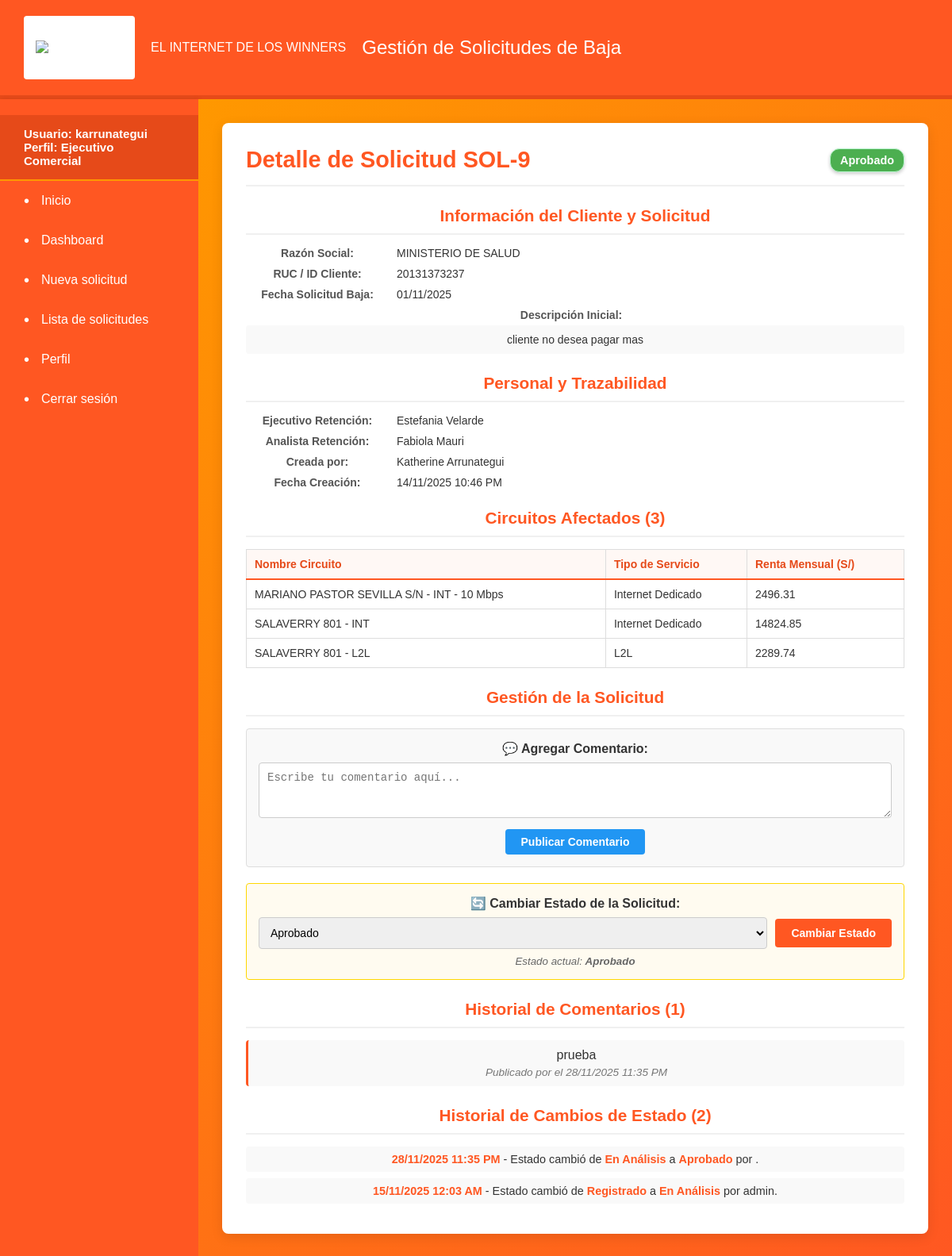
The page /solicitud/detalle/9/ (signed in) on the database as committed earlier.
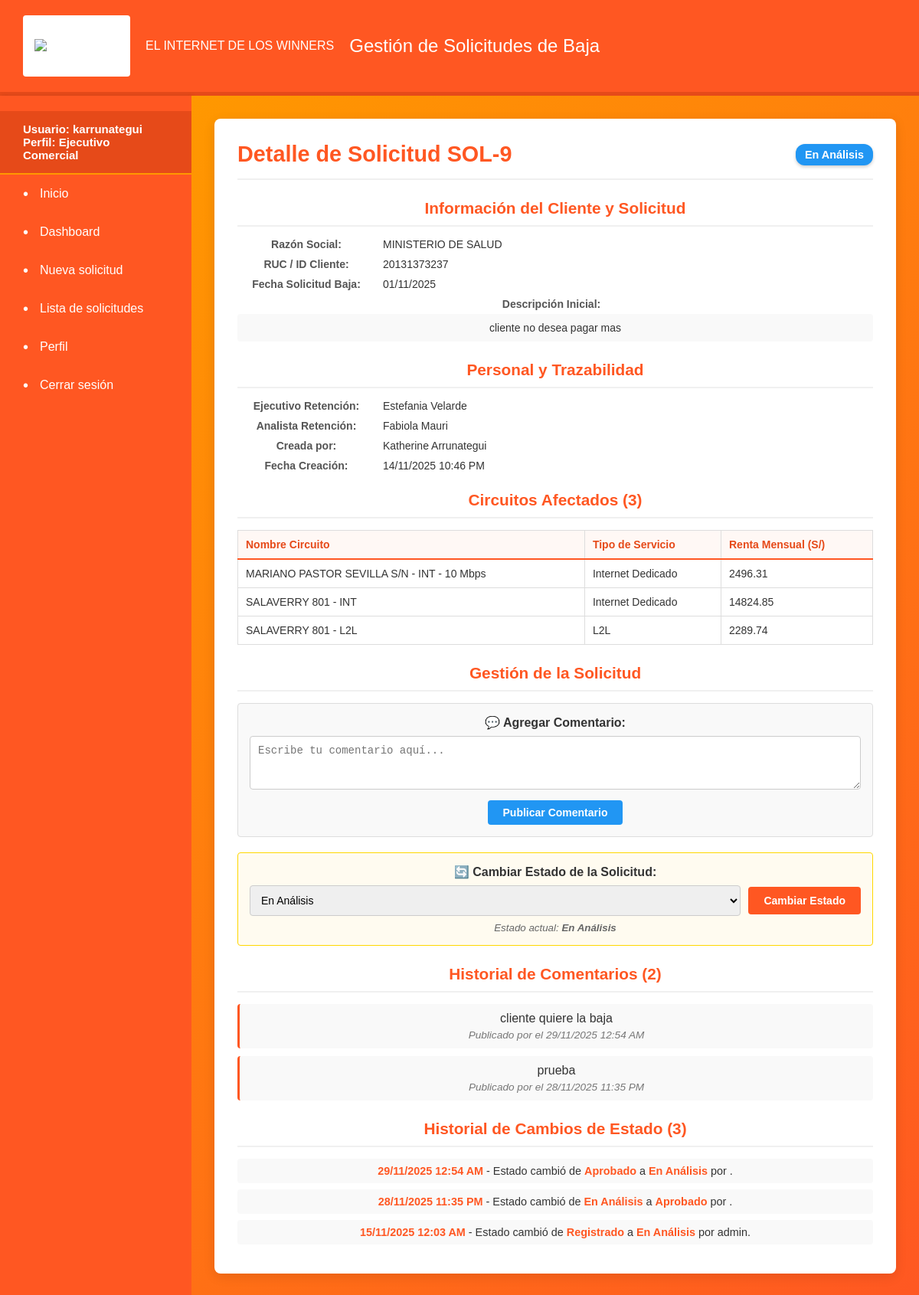
The same page on the database as committed later.
### portal_retenciones/models.py (models this page shows, shortened)
class Solicitud(models.Model):
    cliente = models.ForeignKey(Cliente, on_delete=models.PROTECT, null=False)
    ejecutivo = models.ForeignKey(EjecutivoRetencion, on_delete=models.PROTECT, null=False)
    analista = models.ForeignKey(AnalistaRetencion, on_delete=models.PROTECT, null=False)
    estado_actual = models.ForeignKey(EstadoAtencion, on_delete=models.PROTECT, null=False)
    nivel_aprobacion = models.ForeignKey(NivelAprobacion, on_delete=models.PROTECT, null=False)
    fecha_creacion = models.DateTimeField(auto_now_add=True)
    descripcion = models.TextField(null=True, blank=True)
    asignado_automaticamente = models.BooleanField(default=False)
    circuitos = models.ManyToManyField(Circuito, through='SolicitudCircuito')
    fecha_solicitud_baja = models.DateField(null=True, blank=True)
    usuario_creador = models.ForeignKey(
        User,
        on_delete=models.SET_NULL,
        null=True,
        blank=True,
        related_name="solicitudes_creadas"
    )
    class Meta:
        permissions = [
            ("can_view_menu", "Puede ver el menú de inicio (requerido para login)"),
            ("can_create_solicitud", "Puede acceder al formulario de Nueva Solicitud"),
            ("can_view_solicitud_list", "Puede acceder a la lista de Solicitudes"),
            ("can_view_personal", "Puede acceder a la lista de Personal Activo"),
            ("can_manage_personnel", "Puede gestionar la asignación de personal a roles"),
        ]

class EstadoAtencion(models.Model):
    nombre_estado = models.CharField(max_length=100, null=False)
    descripcion = models.TextField(null=True, blank=True)

class Circuito(models.Model):
    cliente = models.ForeignKey(Cliente, on_delete=models.CASCADE, null=False)
    nombre_circuito = models.CharField(max_length=100, null=False)
    tipo_servicio = models.CharField(max_length=10, null=True, blank=True)
    estado = models.CharField(max_length=20, default='Activo')
    renta_mensual = models.DecimalField(max_digits=12, decimal_places=2, null=False)
    fecha_creacion = models.DateTimeField(auto_now_add=True)

class Comentario(models.Model):
    solicitud = models.ForeignKey(Solicitud, on_delete=models.CASCADE, null=False)
    usuario = models.CharField(max_length=100, null=False)
    comentario = models.TextField(null=False)
    fecha_comentario = models.DateTimeField(auto_now_add=True)

class HistorialEstado(models.Model):
    solicitud = models.ForeignKey(Solicitud, on_delete=models.CASCADE, null=False)
    estado_anterior = models.ForeignKey(EstadoAtencion, related_name='+', on_delete=models.PROTECT, null=False)
    estado_nuevo = models.ForeignKey(EstadoAtencion, related_name='+', on_delete=models.PROTECT, null=False)
    fecha_cambio = models.DateTimeField(auto_now_add=True)
    usuario_cambio = models.CharField(max_length=100, null=False)

class Cliente(models.Model):
    ruc = models.CharField(max_length=100, unique=True, blank=False, null=False)
    razon_social = models.CharField(max_length=100, blank=False, null=False)
    fecha_registro = models.DateTimeField(auto_now_add=True)
    estado = models.CharField(max_length=20, default='Activo')

class EjecutivoRetencion(models.Model):
    nombre = models.CharField(max_length=100, null=False)
    email = models.EmailField(max_length=100, null=False, unique=True)
    activo = models.BooleanField(default=True)
    max_carga_renta = models.DecimalField(max_digits=12, decimal_places=2, null=True, blank=True)
    disponible_asignacion = models.BooleanField(default=True)

class AnalistaRetencion(models.Model):
    nombre = models.CharField(max_length=100, null=False)
    email = models.EmailField(max_length=100, null=False, unique=True)
    activo = models.BooleanField(default=True)

### portal_retenciones/views/pages.py (the view)
# urls.py: path('solicitud/detalle/<int:solicitud_id>/', pages.solicitud_detalle_view, name='solicitud_detalle'),
@login_required
def solicitud_detalle_view(request, solicitud_id):
    solicitud = get_object_or_404(Solicitud, id=solicitud_id)
    circuitos_asociados = solicitud.circuitos.all()
    comentarios = Comentario.objects.filter(solicitud=solicitud).order_by('-fecha_comentario')
    historial_estado = HistorialEstado.objects.filter(solicitud=solicitud).order_by('-fecha_cambio')
    estados_disponibles = EstadoAtencion.objects.all()
    context = {
        'solicitud': solicitud,
        'circuitos_asociados': circuitos_asociados,
        'comentarios': comentarios,
        'historial_estado': historial_estado,
        'estados_disponibles': estados_disponibles,
    }
    return render(request, 'solicitud_detalle.html', context)

### templates/solicitud_detalle.html (shortened to what the changed rows need)
{% extends "base.html" %}
{% block content %}
<div class="detail-card">
    <div class="solicitud-header">
        <h1>Detalle de Solicitud SOL-{{ solicitud.id }}</h1>
        <span class="status-badge
            {% if solicitud.estado_actual.nombre_estado == 'Registrado' %}status-pendiente
            {% elif solicitud.estado_actual.nombre_estado == 'En Análisis' %}status-proceso
            {% elif solicitud.estado_actual.nombre_estado == 'Aprobado' %}status-aprobado
            {% elif solicitud.estado_actual.nombre_estado == 'Rechazado' %}status-rechazado
            {% endif %}">
            {{ solicitud.estado_actual.nombre_estado }}
        </span>
    </div>
    <div class="detail-section">
        <h2>Información del Cliente y Solicitud</h2>
        <div class="detail-item">
            <strong>Razón Social:</strong>
            <span>{{ solicitud.cliente.razon_social }}</span>
        </div>
        <div class="detail-item">
            <strong>RUC / ID Cliente:</strong>
            <span>{{ solicitud.cliente.ruc }}</span>
        </div>
        <div class="detail-item">
            <strong>Fecha Solicitud Baja:</strong>
            <span>{{ solicitud.fecha_solicitud_baja|date:"d/m/Y" }}</span>
        </div>
        <div class="detail-item" style="display: block;">
            <strong>Descripción Inicial:</strong>
            <p style="margin-top: 5px; background-color: #f9f9f9; padding: 10px; border-radius: 4px; color: #333;">
                {{ solicitud.descripcion|default:"Sin descripción." }}
            </p>
        </div>
    </div>
    <div class="detail-section">
        <h2>Personal y Trazabilidad</h2>
        <div class="detail-item">
            <strong>Ejecutivo Retención:</strong>
            <span>{{ solicitud.ejecutivo.nombre }}</span>
        </div>
        <div class="detail-item">
            <strong>Analista Retención:</strong>
            <span>{{ solicitud.analista.nombre }}</span>
        </div>
        <div class="detail-item">
            <strong>Creada por:</strong>
            <span>{{ solicitud.usuario_creador.first_name }} {{ solicitud.usuario_creador.last_name }}</span>
        </div>
        <div class="detail-item">
            <strong>Fecha Creación:</strong>
            <span>{{ solicitud.fecha_creacion|date:"d/m/Y h:i A" }}</span>
        </div>
    </div>
    <div class="detail-section">
        <h2>Circuitos Afectados ({{ circuitos_asociados|length }})</h2>
        {% if circuitos_asociados %}
        <table class="circuit-table">
            <thead>
                <tr>
                    <th>Nombre Circuito</th>
                    <th>Tipo de Servicio</th>
                    <th>Renta Mensual (S/)</th>
                </tr>
            </thead>
            <tbody>
                {% for circuito in circuitos_asociados %}
                <tr>
                    <td>{{ circuito.nombre_circuito }}</td>
                    <td>{{ circuito.tipo_servicio|default:"N/A" }}</td>
                    <td>{{ circuito.renta_mensual|floatformat:2 }}</td>
                </tr>
                {% endfor %}
            </tbody>
        </table>
        {% else %}
        <p class="no-data-message">No hay circuitos asociados a esta solicitud.</p>
        {% endif %}
    </div>
    <div class="detail-section">
        <h2>Gestión de la Solicitud</h2>
        <form method="POST" action="{% url 'procesar_accion_solicitud' solicitud.id %}">
            <div style="background-color: #fffbf0; padding: 15px; border-radius: 4px; border: 1px solid #ffd700;">
                <div style="display: flex; gap: 10px; align-items: center;">
                    <select
                        id="nuevo_estado"
                        name="nuevo_estado"
                        style="flex: 1; padding: 10px; border: 1px solid #ccc; border-radius: 4px; font-size: 14px;">
                        {% for estado in estados_disponibles %}
                            <option value="{{ estado.id }}" {% if estado.id == solicitud.estado_actual.id %}selected{% endif %}>
                                {{ estado.nombre_estado }}
                            </option>
                        {% endfor %}
                    </select>
                    <button
                        type="submit"
                        style="background-color: #ff5722; color: white; padding: 10px 20px; border: none; border-radius: 4px; cursor: pointer; font-size: 14px; font-weight: bold; white-space: nowrap;">
                        Cambiar Estado
                    </button>
                </div>
                <small style="display: block; margin-top: 8px; color: #666; font-style: italic;">
                    Estado actual: <strong>{{ solicitud.estado_actual.nombre_estado }}</strong>
                </small>
            </div>
        </form>
    </div>
    <div class="detail-section">
        <h2>Historial de Comentarios ({{ comentarios|length }})</h2>
        {% if comentarios %}
            {% for comentario in comentarios %}
            <div class="comentario-item">
                <p>{{ comentario.comentario }}</p>
                <div class="comentario-meta">
                    Publicado por <strong>{{ comentario.usuario }}</strong> el {{ comentario.fecha_comentario|date:"d/m/Y h:i A" }}
                </div>
            </div>
            {% endfor %}
        {% else %}
            <p class="no-data-message">No hay comentarios aún.</p>
        {% endif %}
    </div>
    <div class="detail-section">
        <h2>Historial de Cambios de Estado ({{ historial_estado|length }})</h2>
        {% if historial_estado %}
        <ul class="historial-list">
            {% for historial in historial_estado %}
            <li>
                <strong>{{ historial.fecha_cambio|date:"d/m/Y h:i A" }}</strong> -
                Estado cambió de <strong>{{ historial.estado_anterior.nombre_estado }}</strong>
                a <strong>{{ historial.estado_nuevo.nombre_estado }}</strong>
                por {{ historial.usuario_cambio }}.
            </li>
            {% endfor %}
        </ul>
        {% else %}
        <p class="no-data-message">No hay historial de cambios de estado registrado.</p>
        {% endif %}
    </div>
</div>
{% endblock %}

Rows that differ between the two databases and show on the page:
changed Solicitud "cliente no desea pagar mas": estado_actual_id 3 → 2 (drawn); estado_actual.nombre_estado "Aprobado" → "En Análisis"; nuevo_estado "Aprobado" → "En Análisis"
added Comentario: comentario "cliente quiere la baja", fecha_comentario "29/11/2025 12:54 AM"
added HistorialEstado: fecha_cambio "29/11/2025 12:54 AM", estado_anterior.nombre_estado "Aprobado", estado_nuevo.nombre_estado "En Análisis"
Other text that changed with them:
{{ comentarios|length }}: "1" → "2"
{{ historial_estado|length }}: "2" → "3"
